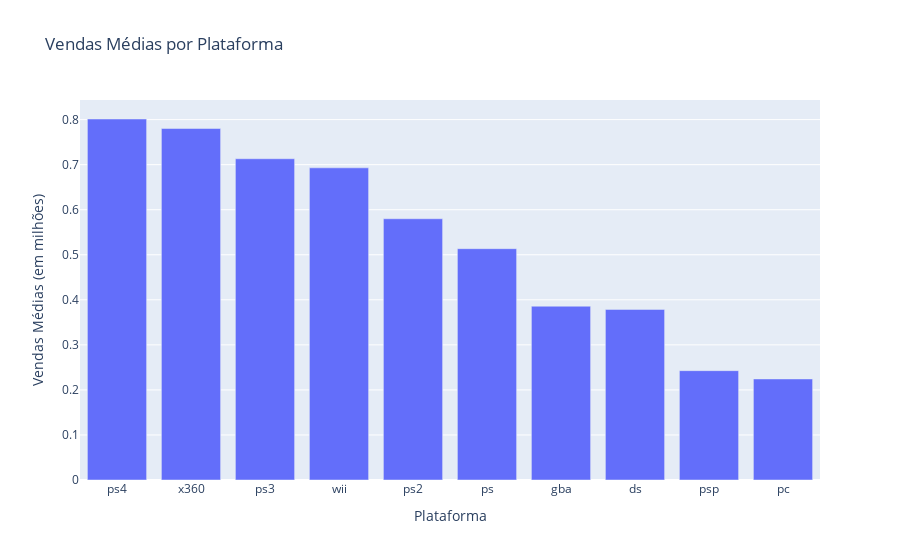

The notebook cell this image was saved under:
### Markdown cell above
### Lucratividade das plataformas

### Code cell
# Cálculo das vendas médias por plataforma
mean_sales_by_platform = filtered_platform_anos_validos.groupby('platform')['total_sales'].mean().sort_values(ascending=False).reset_index()
mean_sales_by_platform = mean_sales_by_platform.rename(columns={'total_sales':'mean_sales'})

print("Vendas Médias por Plataforma (em milhões):")
print(mean_sales_by_platform)

fig = px.bar(mean_sales_by_platform, 
             x='platform',
             y='mean_sales',
             title='Vendas Médias por Plataforma',
             labels={'platform': 'Plataforma', 'mean_sales': 'Vendas Médias (em milhões)'},
             )
fig.show()

### Figure 1 — Plotly figure (JSON) as saved in the notebook; plotly's stock layout.template omitted (floating-point values rounded to 4 significant figures)
{"data": [{"alignmentgroup": "True", "hovertemplate": "Plataforma=%{x}<br>Vendas Médias (em milhões)=%{y}<extra></extra>", "legendgroup": "", "marker": {"color": "#636efa", "pattern": {"shape": ""}}, "name": "", "offsetgroup": "", "orientation": "v", "showlegend": false, "textposition": "auto", "type": "bar", "x": ["ps4", "x360", "ps3", "wii", "ps2", "ps", "gba", "ds", "psp", "pc"], "xaxis": "x", "y": [0.8014, 0.7802, 0.7131, 0.693, 0.58, 0.5135, 0.3858, 0.3787, 0.2427, 0.2243], "yaxis": "y"}], "layout": {"barmode": "relative", "legend": {"tracegroupgap": 0}, "title": {"text": "Vendas Médias por Plataforma"}, "xaxis": {"anchor": "y", "domain": [0, 1], "title": {"text": "Plataforma"}}, "yaxis": {"anchor": "x", "domain": [0, 1], "title": {"text": "Vendas Médias (em milhões)"}}}}
